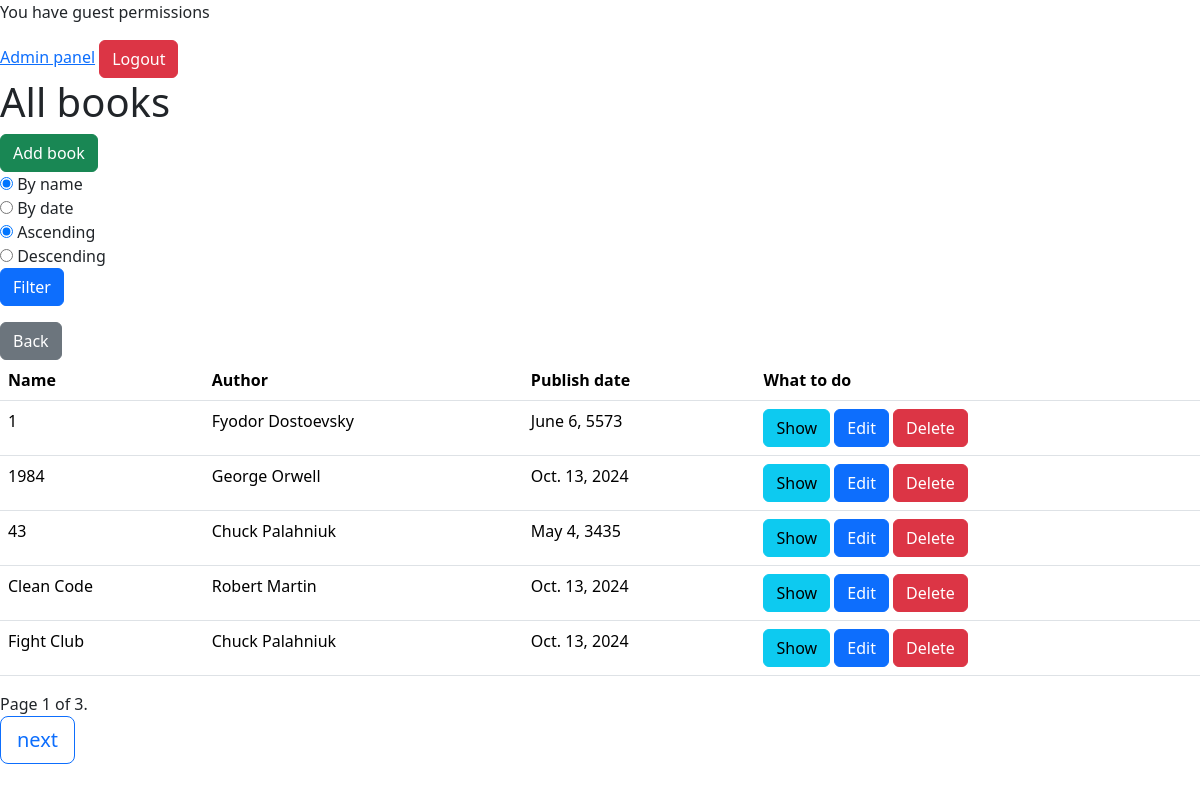
The app's page /books/ (signed in) with its own data.
### testing/models/book.py (models this page shows, shortened)
class Book(models.Model):
    name = models.CharField(max_length=100)
    author = models.ForeignKey(Author, on_delete=models.CASCADE, null=True)
    publish_date = models.DateField()

### testing/models/author.py (models this page shows, shortened)
class Author(models.Model):
    first_name = models.CharField(max_length=50)
    surname = models.CharField(max_length=50)

### testing/views/book_views.py (the view)
# urls.py: path("books/", BookListView.as_view(), name="book_list_view"),
@method_decorator(login_required, name='dispatch')
class BookListView(ListView):
    login_url = 'login_view'
    model = Book
    paginate_by = 5
    template_name = 'books/book_list.html'
    context_object_name = 'books'
    def get_context_data(self, **kwargs: Any) -> dict[str, Any]:
        context = super().get_context_data(**kwargs)
        context['can_view_books'] = self.request.user.has_perm('testing.view_book')
        return context
    def get_queryset(self) -> QuerySet[Any]:
        queryset = super().get_queryset()
        name = self.request.GET.get('sort_by')
        sort_by = self.request.GET.get('order')
        order = ('' if not int(sort_by) else '-') + name if name and sort_by else 'name'
        return queryset.order_by(order)

### testing/templates/books/book_list.html (shortened to what this page needs)
{% extends "base.html" %}
{% block content %}
{% if can_view_books %}
    <p>You have guest permissions</p>
{% endif %}
{% if request.user.is_superuser %}
    <a href="{% url 'admin:index' %}">Admin panel</a>
{% endif %}
 <form action="{% url 'logout_view' %}" method="post" style="display:inline;">
    <button type="submit" class="btn btn-danger">Logout</button>
</form>
<h1>All books</h1>
<a href="{% url 'book_create_view' %}" class="btn btn-success">Add book</a>
<form method="get" class="form-inline mb-3">
    <div class="form-group">
        <input type="radio" name="sort_by" id="radioName1" value="name" checked>
        <label for="radioName1">By name</label>
    </div>
    <div class="form-group">
        <input type="radio" name="sort_by" id="radioName2" value="publish_date">
        <label for="radioName2">By date</label>
    </div>
    <div class="form-group">
        <input type="radio" name="order" id="radioSortBy1" value="0" checked>
        <label for="radioSortBy1">Ascending</label>
    </div>
    <div class="form-group">
        <input type="radio" name="order" id="radioSortBy2" value="1">
        <label for="radioSortBy2">Descending</label>
    </div>
    <button type="submit" class="btn btn-primary">Filter</button>
</form>
<a href="{% url 'home' %}" class="btn btn-secondary">Back</a>
<table class="table">
    <thead>
        <tr>
            <th>Name</th>
            <th>Author</th>
            <th>Publish date</th>
            <th>What to do</th>
        </tr>
    </thead>
    <tbody>
        {% for book in page_obj %}
        <tr>
            <td>{{ book.name }}</td>
            <td>{{ book.author.first_name }} {{ book.author.surname}}</td>
            <td>{{ book.publish_date }}</td>
            <td>
                <a href="{% url 'book_detail_view' book.pk %}" class="btn btn-info">Show</a>
                <a href="{% url 'book_update_view' book.pk %}" class="btn btn-primary">Edit</a>
                <button class="btn btn-danger" data-bs-toggle="modal"
                    data-bs-target="#deleteModal{{ book.pk }}">Delete</button>
            </td>
        </tr>
        {% endfor %}
    </tbody>
</table>
Page {{ page_obj.number }} of {{ page_obj.paginator.num_pages }}.
<nav aria-label="Page navigation example">
    <ul class="pagination">
        {% if page_obj.has_next %}
        <li class="page-item">
            <a class="btn btn-outline-primary btn-lg" href="?page={{ page_obj.next_page_number }}">next</a>
        </li>
        {% endif %}
    </ul>
</nav>
{% endblock %}

### records on screen
Book: name "1", author.first_name "Fyodor", author.surname "Dostoevsky", publish_date "June 6, 5573"
Book: name "1984", author.first_name "George", author.surname "Orwell", publish_date "Oct. 13, 2024"
Book: name "43", author.first_name "Chuck", author.surname "Palahniuk", publish_date "May 4, 3435"
Book: name "Clean Code", author.first_name "Robert", author.surname "Martin", publish_date "Oct. 13, 2024"
Book: name "Fight Club", author.first_name "Chuck", author.surname "Palahniuk", publish_date "Oct. 13, 2024"

### other values on screen
{{ page_obj.number }} "1"
{{ page_obj.paginator.num_pages }} "3"
